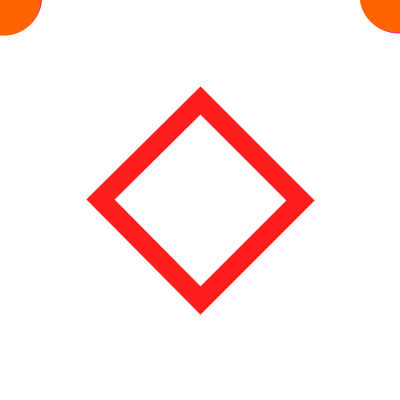
Frame 1 (no input)
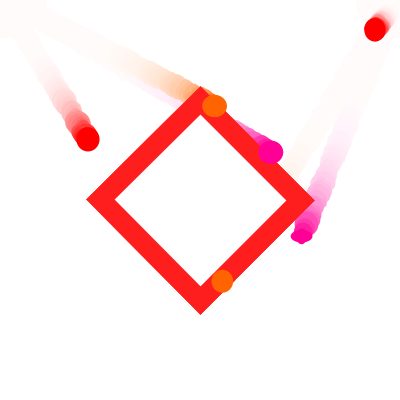
Frame 60 (the mouse pressed at the canvas centre just before this capture)
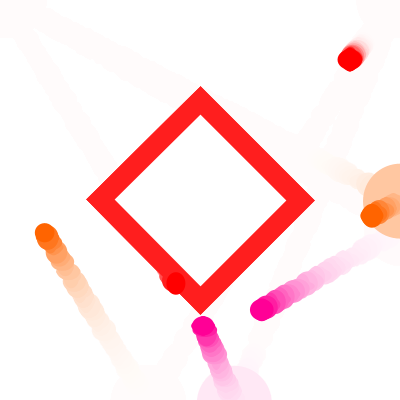
Frame 120 (the mouse held since frame 60 and released just before this capture)

The Processing sketch that drew these frames (run headless with seeded random() and noise(); from frame 60 on, the mouse is pressed at the canvas centre):

// Processing sketch: processing_100602
// ── processing_100602.pde

Ball myBall1;
Ball myBall2; 
Ball myBall3;
Ball myBall4;
Ball myBall5; 
Ball myBall6;
 
 
//int windowSize = 400;
 
void setup() {
  size(400,400);
  frameRate(60);
  background(255);
  myBall1 = new Ball(color(255,0,0),0,0,random(-5,5),random(-5,5),1); 
  myBall2 = new Ball(color(255,0,150),0,0,random(-5,5),random(-5,5),0);
  myBall3 = new Ball(color(255,100,0),0,0,random(-5,5),random(-5,5),0);
  myBall4 = new Ball(color(255,0,0),400,0,random(-5,5),random(-5,5),0);
  myBall5 = new Ball(color(255,0,150),400,0,random(-5,5),random(-5,5),0);
  myBall6 = new Ball(color(255,100,0),400,0,random(-5,5),random(-5,5),0);
  
}
 
void draw() {
  fill(255,255,255,255);
  stroke(255,0,0,255);
  strokeWeight(20);
  polygon(4, 200, 200, 100);
  stroke(0,0);
  fill(255,255,255,30);
  rect(0,0,width,height);
  myBall1.move();
  myBall1.display();
  myBall2.move();
  myBall2.display();
  myBall3.move();
  myBall3.display();
  myBall4.move();
  myBall4.display();
  myBall5.move();
  myBall5.display();
  myBall6.move();
  myBall6.display();
}
 
class Ball { // Even though there are multiple objects, we still only need one class. No matter how many cookies we make, only one cookie cutter is needed.Isn’t object-oriented programming swell?
 color c;
 float xpos;
 float ypos;
 float xspeed;
 float yspeed;
 float player;
 
Ball(color tempC, float tempXpos, float tempYpos, float tempXspeed, float tempYspeed, int tempPlayer) { // The Constructor is defined with arguments.
  c = tempC;
 xpos = tempXpos;
 ypos = tempYpos;
 xspeed = tempXspeed;
 yspeed = tempYspeed;
 player = tempPlayer;
}


void display() {
 
 fill(c);
 stroke(0,0);
 ellipseMode(CENTER);
 if (xpos >= width) {
   ellipse(xpos,ypos,75,75);
 }else{
   ellipse(xpos,ypos,random(10,25),random(10,25));
 }
 if (xpos <= 0) {
   ellipse(xpos,ypos,75,75);
 }else{
   ellipse(xpos,ypos,random(10,25),random(10,25));
 }
 if (ypos >= height) {
   ellipse(xpos,ypos,75,75);
 }else{
   ellipse(xpos,ypos,random(10,25),random(10,25));
 }
 if (ypos <= 0) {
   ellipse(xpos,ypos,75,75);
 }else{
   ellipse(xpos,ypos,random(10,25),random(10,25));
 }}


void move() {      
 xpos = xpos + xspeed;
 ypos = ypos + yspeed;
 if (xpos > width) {
   xspeed = -1*xspeed;
 }
 if (xpos < 0) {
   xspeed = -1*xspeed;
 }
 if (ypos > height) {
   yspeed = -1*yspeed;
 }
 if (ypos < 0){
   yspeed = -1*yspeed;
}}}
 
   
void polygon(int n, float cx, float cy, float r)
{
  float angle = 360.0 / n;

  beginShape();
  for (int i = 0; i < n; i++)
  {
    vertex(cx + r * cos(radians(angle * i)),
      cy + r * sin(radians(angle * i)));
  }
  endShape(CLOSE);
}
